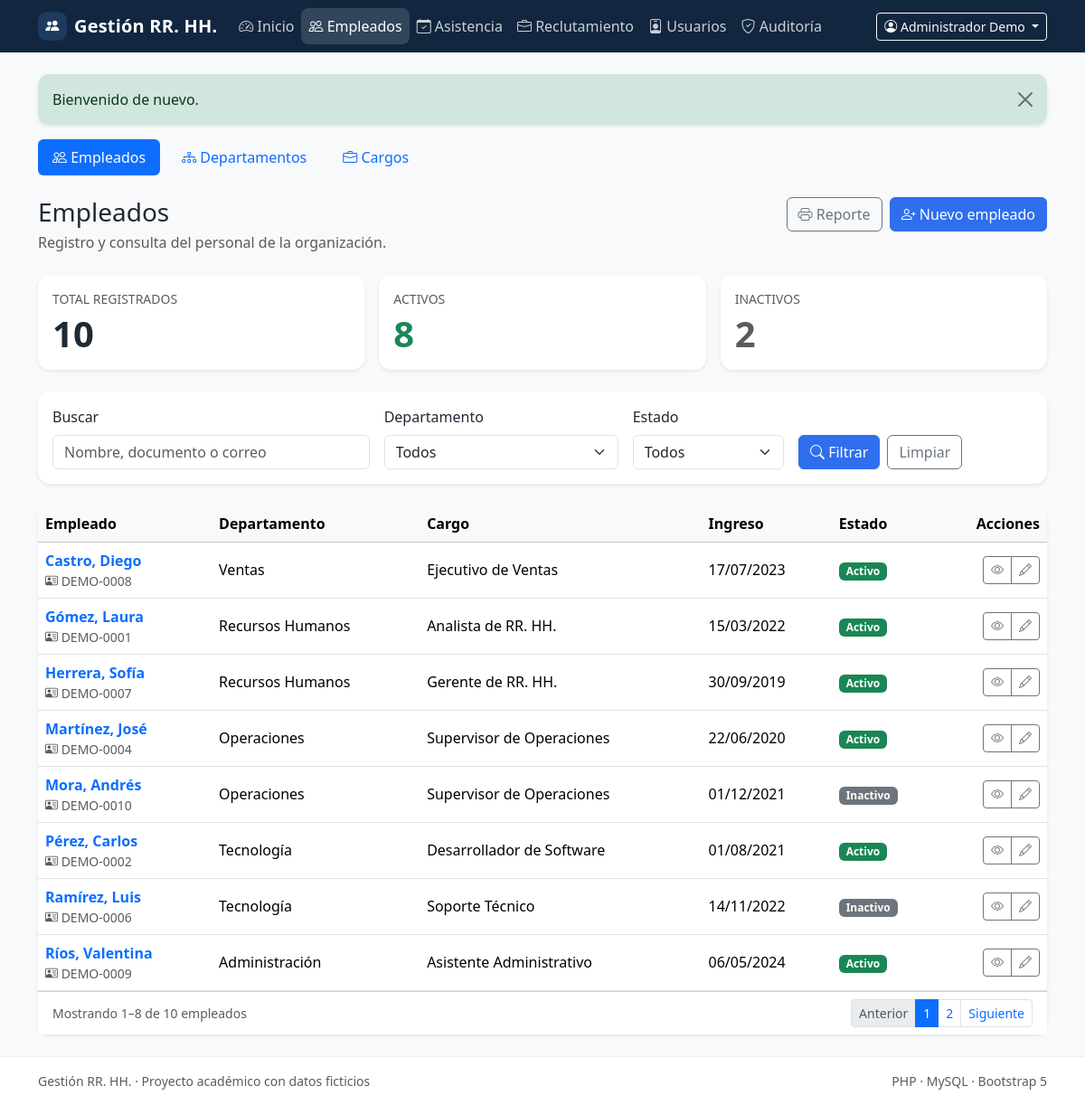
Page /employees (signed in) on the committed database.
### tables this page shows
CREATE TABLE IF NOT EXISTS users (
    id BIGINT UNSIGNED NOT NULL AUTO_INCREMENT,
    name VARCHAR(120) NOT NULL,
    email VARCHAR(190) NOT NULL,
    password_hash VARCHAR(255) NOT NULL,
    password_changed_at DATETIME(6) NULL,
    role ENUM('admin', 'hr') NOT NULL DEFAULT 'hr',
    is_active TINYINT(1) NOT NULL DEFAULT 1,
    last_login_at DATETIME NULL,
    created_at TIMESTAMP NOT NULL DEFAULT CURRENT_TIMESTAMP,
    updated_at TIMESTAMP NOT NULL DEFAULT CURRENT_TIMESTAMP ON UPDATE CURRENT_TIMESTAMP,
    PRIMARY KEY (id),
    UNIQUE KEY uq_users_email (email),
    KEY idx_users_role_active (role, is_active)
);

CREATE TABLE IF NOT EXISTS employees (
    id BIGINT UNSIGNED NOT NULL AUTO_INCREMENT,
    document VARCHAR(30) NOT NULL,
    first_name VARCHAR(80) NOT NULL,
    last_name VARCHAR(80) NOT NULL,
    email VARCHAR(190) NULL,
    phone VARCHAR(30) NULL,
    hire_date DATE NOT NULL,
    department_id BIGINT UNSIGNED NOT NULL,
    position_id BIGINT UNSIGNED NULL,
    status ENUM('active', 'inactive') NOT NULL DEFAULT 'active',
    created_by BIGINT UNSIGNED NULL,
    updated_by BIGINT UNSIGNED NULL,
    created_at TIMESTAMP NOT NULL DEFAULT CURRENT_TIMESTAMP,
    updated_at TIMESTAMP NOT NULL DEFAULT CURRENT_TIMESTAMP ON UPDATE CURRENT_TIMESTAMP,
    PRIMARY KEY (id),
    UNIQUE KEY uq_employees_document (document),
    UNIQUE KEY uq_employees_email (email),
    KEY idx_employees_department (department_id),
    KEY idx_employees_position (position_id),
    KEY idx_employees_status (status),
    KEY idx_employees_name (last_name, first_name),
    CONSTRAINT fk_employees_department
        FOREIGN KEY (department_id) REFERENCES departments (id)
        ON UPDATE CASCADE ON DELETE RESTRICT,
    CONSTRAINT fk_employees_position
        FOREIGN KEY (position_id) REFERENCES positions (id)
        ON UPDATE CASCADE ON DELETE RESTRICT,
    CONSTRAINT fk_employees_created_by
        FOREIGN KEY (created_by) REFERENCES users (id)
        ON UPDATE CASCADE ON DELETE SET NULL,
    CONSTRAINT fk_employees_updated_by
        FOREIGN KEY (updated_by) REFERENCES users (id)
        ON UPDATE CASCADE ON DELETE SET NULL
);

CREATE TABLE IF NOT EXISTS departments (
    id BIGINT UNSIGNED NOT NULL AUTO_INCREMENT,
    name VARCHAR(100) NOT NULL,
    description TEXT NULL,
    is_active TINYINT(1) NOT NULL DEFAULT 1,
    created_at TIMESTAMP NOT NULL DEFAULT CURRENT_TIMESTAMP,
    updated_at TIMESTAMP NOT NULL DEFAULT CURRENT_TIMESTAMP ON UPDATE CURRENT_TIMESTAMP,
    PRIMARY KEY (id),
    UNIQUE KEY uq_departments_name (name),
    KEY idx_departments_active (is_active)
);

CREATE TABLE IF NOT EXISTS positions (
    id BIGINT UNSIGNED NOT NULL AUTO_INCREMENT,
    department_id BIGINT UNSIGNED NOT NULL,
    name VARCHAR(120) NOT NULL,
    description TEXT NULL,
    is_active TINYINT(1) NOT NULL DEFAULT 1,
    created_at TIMESTAMP NOT NULL DEFAULT CURRENT_TIMESTAMP,
    updated_at TIMESTAMP NOT NULL DEFAULT CURRENT_TIMESTAMP ON UPDATE CURRENT_TIMESTAMP,
    PRIMARY KEY (id),
    UNIQUE KEY uq_positions_department_name (department_id, name),
    KEY idx_positions_department_active (department_id, is_active),
    CONSTRAINT fk_positions_department
        FOREIGN KEY (department_id) REFERENCES departments (id)
        ON UPDATE CASCADE ON DELETE RESTRICT
);

### src/Modules/Employees/Views/index.php (the view, shortened to what the rows shown need)
<?php
$activeTab = 'employees';
require __DIR__ . '/partials/tabs.php';
$baseQuery = array_filter([
    'q' => $filters['q'],
    'department_id' => $filters['department_id'],
    'status' => $filters['status'],
], static fn (mixed $value): bool => $value !== null && $value !== '');
$pageUrl = static fn (int $page): string => '/employees?' . http_build_query($baseQuery + ['page' => $page]);
?>
<div class="d-flex flex-wrap justify-content-between align-items-start gap-3 mb-4">
    <div>
        <h1 class="h3 mb-1">Empleados</h1>
    </div>
</div>
<div class="card border-0 shadow-sm">
    <?php if ($pagination['items'] === []): ?>
        <div class="card-body py-5 text-center">
            <i class="bi bi-search display-5 text-body-tertiary"></i>
            <h2 class="h5 mt-3">No hay empleados que coincidan</h2>
            <p class="text-body-secondary mb-4">Prueba con otros filtros o registra un empleado nuevo.</p>
            <div class="d-flex flex-wrap justify-content-center gap-2">
                <a href="/employees" class="btn btn-outline-secondary">Limpiar filtros</a>
                <a href="/employees/create" class="btn btn-primary">Registrar empleado</a>
            </div>
        </div>
    <?php else: ?>
        <div class="table-responsive">
            <table class="table table-hover align-middle mb-0">
                <thead class="table-light">
                <tr>
                    <th scope="col">Empleado</th>
                    <th scope="col">Departamento</th>
                    <th scope="col">Cargo</th>
                    <th scope="col">Ingreso</th>
                    <th scope="col">Estado</th>
                    <th scope="col" class="text-end">Acciones</th>
                </tr>
                </thead>
                <tbody>
                <?php foreach ($pagination['items'] as $employee): ?>
                    <?php $statusClass = (string) $employee['status'] === 'active' ? 'success' : 'secondary'; ?>
                    <tr>
                        <td>
                            <a class="fw-semibold text-decoration-none"
                               href="/employees/<?= (int) $employee['id'] ?>">
                                <?= e((string) $employee['last_name'] . ', ' . (string) $employee['first_name']) ?>
                            </a>
                            <div class="small text-body-secondary">
                                <i class="bi bi-person-vcard"></i> <?= e((string) $employee['document']) ?>
                            </div>
                        </td>
                        <td>
                            <?= e((string) $employee['department_name']) ?>
                        </td>
                        <td>
                            <?php if ($employee['position_name'] !== null): ?>
                                <?= e((string) $employee['position_name']) ?>
                            <?php else: ?>
                                <span class="text-body-secondary">Sin cargo</span>
                            <?php endif; ?>
                        </td>
                        <td><?= e(format_date($employee['hire_date'] !== null ? (string) $employee['hire_date'] : null)) ?></td>
                        <td>
                            <span class="badge text-bg-<?= e($statusClass) ?>">
                                <?= e(status_label((string) $employee['status'])) ?>
                            </span>
                        </td>
                        <td class="text-end">
                            <div class="btn-group btn-group-sm" role="group" aria-label="Acciones del empleado">
                                <a href="/employees/<?= (int) $employee['id'] ?>" class="btn btn-outline-secondary"
                                   title="Ver ficha" aria-label="Ver ficha">
                                    <i class="bi bi-eye"></i>
                                </a>
                                <a href="/employees/<?= (int) $employee['id'] ?>/edit" class="btn btn-outline-secondary"
                                   title="Editar" aria-label="Editar">
                                    <i class="bi bi-pencil"></i>
                                </a>
                            </div>
                        </td>
                    </tr>
                <?php endforeach; ?>
                </tbody>
            </table>
        </div>
        <div class="card-footer bg-white d-flex flex-wrap justify-content-between align-items-center gap-2">
            <span class="small text-body-secondary">
                Mostrando <?= (int) $pagination['from'] ?>–<?= (int) $pagination['to'] ?>
                de <?= (int) $pagination['total'] ?> empleados
            </span>
            <?php if ((int) $pagination['pages'] > 1): ?>
                <nav aria-label="Paginación de empleados">
                    <ul class="pagination pagination-sm mb-0">
                        <li class="page-item <?= (int) $pagination['page'] <= 1 ? 'disabled' : '' ?>">
                            <a class="page-link"
                               href="<?= e($pageUrl(max(1, (int) $pagination['page'] - 1))) ?>"
                               <?= (int) $pagination['page'] <= 1 ? 'tabindex="-1" aria-disabled="true"' : '' ?>>
                                Anterior
                            </a>
                        </li>
                        <?php for ($page = 1; $page <= (int) $pagination['pages']; $page++): ?>
                            <li class="page-item <?= $page === (int) $pagination['page'] ? 'active' : '' ?>">
                                <a class="page-link" href="<?= e($pageUrl($page)) ?>"
                                   <?= $page === (int) $pagination['page'] ? 'aria-current="page"' : '' ?>>
                                    <?= $page ?>
                                </a>
                            </li>
                        <?php endfor; ?>
                        <li class="page-item <?= (int) $pagination['page'] >= (int) $pagination['pages'] ? 'disabled' : '' ?>">
                            <a class="page-link"
                               href="<?= e($pageUrl(min((int) $pagination['pages'], (int) $pagination['page'] + 1))) ?>"
                               <?= (int) $pagination['page'] >= (int) $pagination['pages'] ? 'tabindex="-1" aria-disabled="true"' : '' ?>>
                                Siguiente
                            </a>
                        </li>
                    </ul>
                </nav>
            <?php endif; ?>
        </div>
    <?php endif; ?>
</div>

### src/Shared/Views/layouts/app.php (shortened to what the rows shown need)
<!doctype html>
<html lang="es">
<head>
    <link href="https://cdn.jsdelivr.net/npm/bootstrap@5.3.3/dist/css/bootstrap.min.css" rel="stylesheet">
    <link href="https://cdn.jsdelivr.net/npm/bootstrap-icons@1.11.3/font/bootstrap-icons.min.css" rel="stylesheet">
    <link href="<?= e(asset('css/app.css')) ?>" rel="stylesheet">
</head>
<body class="bg-body-tertiary d-flex flex-column min-vh-100">
<nav class="navbar navbar-expand-lg navbar-dark app-navbar">
    <div class="container">
        <div class="collapse navbar-collapse" id="mainNavigation">
            <?php if ($currentUser !== null): ?>
                <div class="dropdown">
                    <button class="btn btn-sm btn-outline-light dropdown-toggle" type="button"
                            data-bs-toggle="dropdown" aria-expanded="false">
                        <i class="bi bi-person-circle"></i>
                        <?= e((string) $currentUser['name']) ?>
                    </button>
                </div>
            <?php endif; ?>
        </div>
    </div>
</nav>
<main class="flex-grow-1 py-4">
    <div class="container">
        <?php require __DIR__ . '/../partials/flash.php'; ?>
        <?= $content ?>
    </div>
</main>
</body>
</html>

### rows in the picture
users: name "Administrador Demo"
employees: last_name+first_name "Castro, Diego", document "DEMO-0008", department.name "Ventas", position.name "Ejecutivo de Ventas", hire_date "17/07/2023", status "Activo", id "8"
employees: last_name+first_name "Gómez, Laura", document "DEMO-0001", department.name "Recursos Humanos", position.name "Analista de RR. HH.", hire_date "15/03/2022", status "Activo"
employees: last_name+first_name "Herrera, Sofía", document "DEMO-0007", department.name "Recursos Humanos", position.name "Gerente de RR. HH.", hire_date "30/09/2019", status "Activo"
employees: last_name+first_name "Martínez, José", document "DEMO-0004", department.name "Operaciones", position.name "Supervisor de Operaciones", hire_date "22/06/2020", status "Activo"
employees: last_name+first_name "Mora, Andrés", document "DEMO-0010", department.name "Operaciones", position.name "Supervisor de Operaciones", hire_date "01/12/2021", status "Inactivo"
employees: last_name+first_name "Pérez, Carlos", document "DEMO-0002", department.name "Tecnología", position.name "Desarrollador de Software", hire_date "01/08/2021", status "Activo"
employees: last_name+first_name "Ramírez, Luis", document "DEMO-0006", department.name "Tecnología", position.name "Soporte Técnico", hire_date "14/11/2022", status "Inactivo"
employees: last_name+first_name "Ríos, Valentina", document "DEMO-0009", department.name "Administración", position.name "Asistente Administrativo", hire_date "06/05/2024", status "Activo"

### other values in the picture
$appName "Gestión RR. HH."
$item['label'] "Inicio"
$item['label'] "Empleados"
$item['label'] "Asistencia"
$item['label'] "Reclutamiento"
$item['label'] "Usuarios"
$item['label'] "Auditoría"
$message['message'] "Bienvenido de nuevo."
$tab['label'] "Empleados"
$tab['label'] "Departamentos"
$tab['label'] "Cargos"
$stats['total'] "10"
$stats['active'] "8"
$stats['inactive'] "2"
$pagination['from'] "1"
